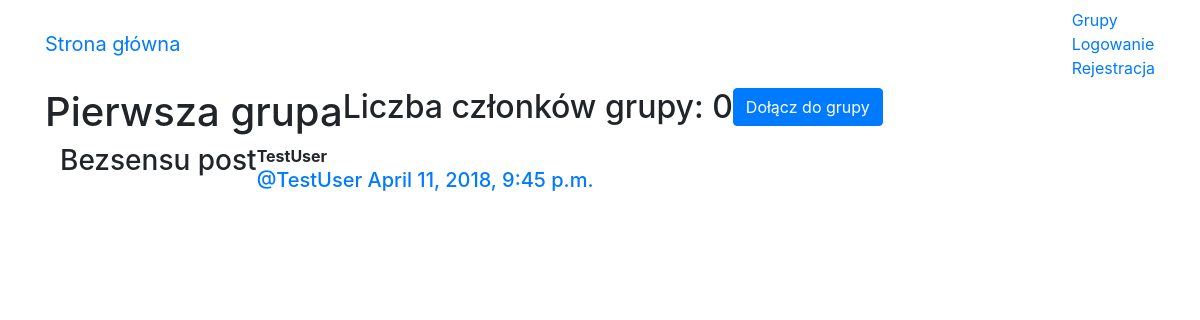
The app's page /groups/posts/in/pierwsza-grupa/ with its own data.
### groups/models.py (models this page shows, shortened)
class Group(models.Model):
    name = models.CharField(max_length=255,unique=True)
    slug = models.SlugField(allow_unicode=True,unique=True)
    description = models.TextField(blank=True,default='')
    description_html = models.TextField(editable=False,default='',blank=True)
    members = models.ManyToManyField(User,through='GroupMember')
    class Meta:
        ordering = ['name']

### posts/models.py (models this page shows, shortened)
class Post(models.Model):
    user = models.ForeignKey(User, related_name='posts')
    created_at = models.DateTimeField(auto_now=True)
    message = models.TextField()
    message_html = models.TextField(editable=False)
    group = models.ForeignKey(Group, related_name='posts', null=True, blank=True)
    class Meta:
        ordering = ['-created_at']
        unique_together = ['user','message'] #message linked to user

### groups/views.py (the view)
# urls.py: url(r'posts/in/(?P<slug>[-\w]+)/$', views.SingleGroup.as_view(), name='single'),
class SingleGroup(generic.DetailView):
    model = Group

### groups/templates/groups/group_detail.html (shortened to what this page needs)
{% extends "groups/group_base.html" %}
{% block pregroup %}
  <h1>{{group.name}}</h1>
  <h2>Liczba członków grupy: {{group.members.count}}</h2>
  <div class="content">
    {% if user in group.members.all %}
      <a href="{% url 'groups:leave' slug=group.slug %}" class='btn btn-md btn-fill btn-warning'><span class='glyphicon glyphicon-remove-circle'></span> Opuść grupę</a>
    {% else %}
      <a href="{% url 'groups:join' slug=group.slug %}" class='btn btn-md btn-fill btn-primary'> Dołącz do grupy</a>
    {% endif %}
  </div>
{% endblock %}
{% block group_content %}
<div class="col-md-8">
  {% if group.posts.count == 0 %}
    <h2>W tej grupie nie ma jeszcze postów.</h2>
  {% else %}
    {% for post in group.posts.all  %}
      {% include "posts/_post.html" %}
    {% endfor %}
  {% endif %}
</div>
{% endblock %}

### posts/templates/posts/_post.html (shortened to what this page needs)
<div class="post media">
	<h3>{{ post.message_html|safe }}</h3>
	<div class="media-body">
		<strong>{{ post.user.username }}</strong>
		<h5 class="media-heading">
			<span class="username"><a href="{% url 'posts:for_user' username=post.user.username %}">@{{ post.user.username }}</a></span>
			<time class="time"><a href="{% url 'posts:single' username=post.user.username pk=post.pk %}">{{ post.created_at }}</a></time>
		</h5>
	</div>
</div>

### records on screen
Group: name "Pierwsza grupa", members.count "0"
Post: message_html "Bezsensu post", user.username "TestUser", created_at "April 11, 2018, 9:45 p.m."
